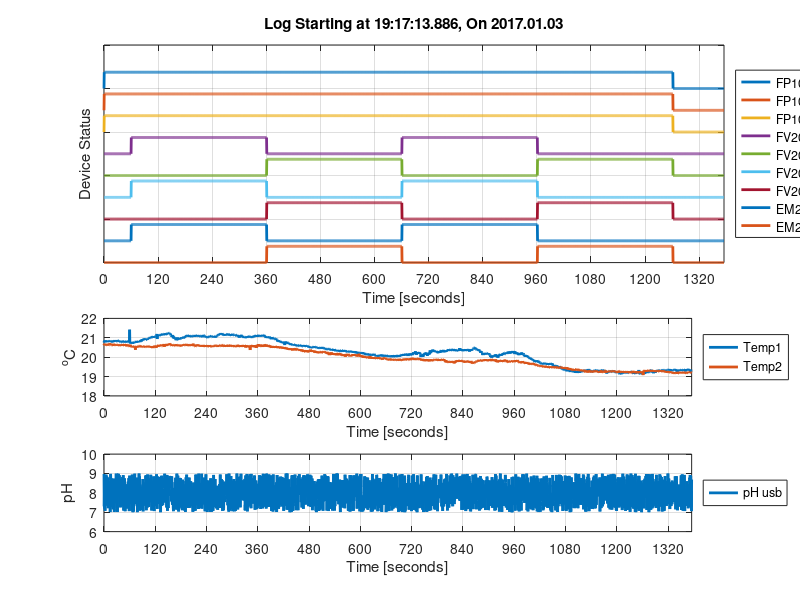

The MATLAB source for this figure:
% RPI_HMI_log_grapher_003 - Deployable plotting code.

%%  Purpose: Read in log file, and plot data along time axis.
%   text scan will be used to read in column names
%   text scan will be used to read in timestamp and associated data
%   timestamp converted to time number via datenum
%   data will be plotted against time number via datetick
%   legend will be created from column names in csv file

%% Initialization
clear;clc;close all;

%% Load log
%fileID = fopen('2016.12.17_13.58.06_9_LED_prototype_01.csv');
%fileID = fopen('2016.12.17_14.52.07_9_LED_prototype_01.csv');

fileID = fopen('2016.12.18_01.15.41_9_LED_prototype_01.csv');
%fileID = fopen('2016.12.18_03.16.36_9_LED_prototype_01.csv');


%fileID = fopen('2016.12.18_13.45.37_9_LED_prototype_02.csv'); % real long
fileID = fopen('2017.01.03_19.17.13_9_LED_prototype_02.csv');


%% Create cell of data column names
formatSpec = '%s'; N = 15;
C_text = textscan(fileID,formatSpec,N,'Delimiter',','); %collect column names

% Date[YYYY.MM.DD],Time[HH:MM:SS.ms],Log Number,FP101,FP102,FP103,FV201,FV202,FV203,FV204,EM201,EM202,Temp1,Temp2,pH
% create data cell, %f for later multiplication (graph scaling)
C_data0 = textscan(fileID,'%s %s %f %f %f %f %f %f %f %f %f %f %f %f %f','Delimiter',','); %matches format of data

%% Timestamp data -> datenumber for plotting on matlab formated axis
date = C_data0{1};
time = C_data0{2};
for ndx=1:length(C_data0{1})
    % create custom half second time vector (must know log interval)
    c_time(ndx) = .5 *(ndx-1);
end
dateTime = strcat(date, {','}, time);
date_format = 'yyyy.mm.dd,HH:MM:SS.FFF';
dateTimePlot = datenum(dateTime,date_format);%converts timestamp into time number

%% Plotting
figure
subplot(4,1,[1 2])

ndx = 4;    % begining of system status log values

while ndx <= N-3    % to create all plot as once
    plot(c_time,( C_data0{ndx}*.75 - (ndx-4) ),'linewidth',2)
    hold on
    ndx = ndx+ 1;
end

title(strvcat(['Log Starting at ',C_data0{2}{1},', On ', C_data0{1}{1}])) %format title from timestamp data
ylabel('Device Status')
xlabel('Time [seconds]')

legend(C_text{1}{4},C_text{1}{5},C_text{1}{6},...
    C_text{1}{7},C_text{1}{8},C_text{1}{9},...
    C_text{1}{10},C_text{1}{11},C_text{1}{12},'location','eastoutside') %creates legend from column names read in...
% setting x axis
x_lim = [0 c_time(end)];
xlim(x_lim)
set(gca,'XTick',(0:120:c_time(end)+60) )
set(gca,'YtickLabel',[' ']);
grid on

subplot(4,1,3)
%% temperature plots
plot(c_time,C_data0{13},'linewidth',2)
hold on
plot(c_time,C_data0{14},'linewidth',2)
y_max = max(max(C_data0{13}),max(C_data0{14}));
y_min = min(min(C_data0{13}),min(C_data0{14}));
y_span = round(y_max-y_min)/2;
ylim(round([y_min-y_span y_max+y_span]))

legend(C_text{1}{13},C_text{1}{14},'location','eastoutside')
ylabel('^oC')
xlabel('Time [seconds]')
set(gca,'XTick',(0:120:c_time(end)+60) )
xlim(x_lim)
grid on

%% pH plot
subplot(4,1,4)
plot(c_time,C_data0{15},'linewidth',2)
ylim([0 14])
xlabel('Time [seconds]')
ylabel('pH')
y_max = max(C_data0{15});
y_min = min(C_data0{15});
y_span = round(y_max-y_min)/2;
ylim(round([y_min-y_span y_max+y_span]))

legend( horzcat( C_text{1}{15},'usb'),'location','eastoutside')
set(gca,'XTick',(0:120:c_time(end)+60) )
xlim(x_lim)
grid on